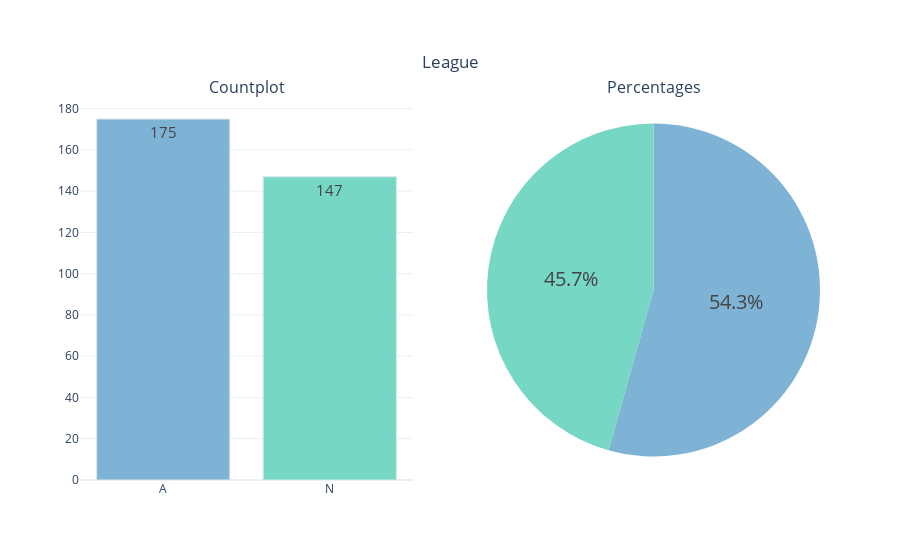
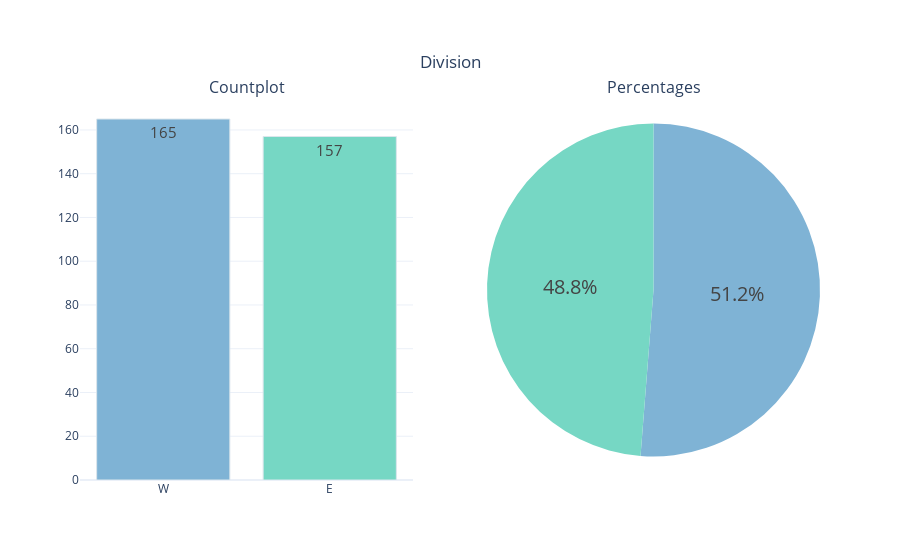
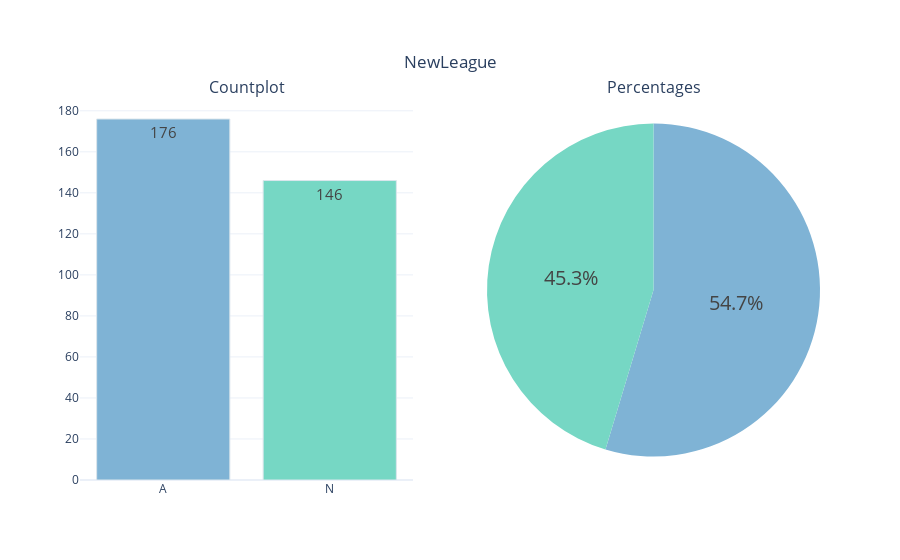

Notebook code cell kept with these figures, in order:
### Markdown cell above
# Analysis of Categorical Features

### Code cell
def categorical_variable_summary(df, column_name):
    fig = make_subplots(rows=1, cols=2,
                        subplot_titles=('Countplot', 'Percentages'),
                        specs=[[{"type": "xy"}, {'type': 'domain'}]])

    fig.add_trace(go.Bar(y=df[column_name].value_counts().values.tolist(),
                         x=[str(i) for i in df[column_name].value_counts().index],
                         text=df[column_name].value_counts().values.tolist(),
                         textfont=dict(size=15),
                         name=column_name,
                         textposition='auto',
                         showlegend=False,
                         marker=dict(color=cat_feat_constraints,
                                     line=dict(color='#DBE6EC',
                                               width=1))),
                  row=1, col=1)

    fig.add_trace(go.Pie(labels=df[column_name].value_counts().keys(),
                         values=df[column_name].value_counts().values,
                         textfont=dict(size=20),
                         textposition='auto',
                         showlegend=False,
                         name=column_name,
                         marker=dict(colors=cat_feat_constraints)),
                  row=1, col=2)

    fig.update_layout(title={'text': column_name,
                             'y': 0.9,
                             'x': 0.5,
                             'xanchor': 'center',
                             'yanchor': 'top'},
                      template='plotly_white')

    iplot(fig)

for col in cat_cols:
    categorical_variable_summary(df, col)

### Figure 1 — Plotly figure (JSON) as saved in the notebook; plotly's stock layout.template omitted (floating-point values rounded to 4 significant figures)
{"data": [{"marker": {"color": ["#7FB3D5", "#76D7C4", "#F7DC6F", "#85929E", "#283747"], "line": {"color": "#DBE6EC", "width": 1}}, "name": "League", "showlegend": false, "text": ["175", "147"], "textfont": {"size": 15}, "textposition": "auto", "type": "bar", "x": ["A", "N"], "xaxis": "x", "y": [175, 147], "yaxis": "y"}, {"domain": {"x": [0.55, 1], "y": [0, 1]}, "labels": ["A", "N"], "marker": {"colors": ["#7FB3D5", "#76D7C4", "#F7DC6F", "#85929E", "#283747"]}, "name": "League", "showlegend": false, "textfont": {"size": 20}, "textposition": "auto", "type": "pie", "values": [175, 147]}], "layout": {"annotations": [{"font": {"size": 16}, "showarrow": false, "text": "Countplot", "x": 0.225, "xanchor": "center", "xref": "paper", "y": 1, "yanchor": "bottom", "yref": "paper"}, {"font": {"size": 16}, "showarrow": false, "text": "Percentages", "x": 0.775, "xanchor": "center", "xref": "paper", "y": 1, "yanchor": "bottom", "yref": "paper"}], "title": {"text": "League", "x": 0.5, "xanchor": "center", "y": 0.9, "yanchor": "top"}, "xaxis": {"anchor": "y", "domain": [0, 0.45]}, "yaxis": {"anchor": "x", "domain": [0, 1]}}}

### Figure 2 — Plotly figure (JSON) as saved in the notebook; plotly's stock layout.template omitted (floating-point values rounded to 4 significant figures)
{"data": [{"marker": {"color": ["#7FB3D5", "#76D7C4", "#F7DC6F", "#85929E", "#283747"], "line": {"color": "#DBE6EC", "width": 1}}, "name": "Division", "showlegend": false, "text": ["165", "157"], "textfont": {"size": 15}, "textposition": "auto", "type": "bar", "x": ["W", "E"], "xaxis": "x", "y": [165, 157], "yaxis": "y"}, {"domain": {"x": [0.55, 1], "y": [0, 1]}, "labels": ["W", "E"], "marker": {"colors": ["#7FB3D5", "#76D7C4", "#F7DC6F", "#85929E", "#283747"]}, "name": "Division", "showlegend": false, "textfont": {"size": 20}, "textposition": "auto", "type": "pie", "values": [165, 157]}], "layout": {"annotations": [{"font": {"size": 16}, "showarrow": false, "text": "Countplot", "x": 0.225, "xanchor": "center", "xref": "paper", "y": 1, "yanchor": "bottom", "yref": "paper"}, {"font": {"size": 16}, "showarrow": false, "text": "Percentages", "x": 0.775, "xanchor": "center", "xref": "paper", "y": 1, "yanchor": "bottom", "yref": "paper"}], "title": {"text": "Division", "x": 0.5, "xanchor": "center", "y": 0.9, "yanchor": "top"}, "xaxis": {"anchor": "y", "domain": [0, 0.45]}, "yaxis": {"anchor": "x", "domain": [0, 1]}}}

### Figure 3 — Plotly figure (JSON) as saved in the notebook; plotly's stock layout.template omitted (floating-point values rounded to 4 significant figures)
{"data": [{"marker": {"color": ["#7FB3D5", "#76D7C4", "#F7DC6F", "#85929E", "#283747"], "line": {"color": "#DBE6EC", "width": 1}}, "name": "NewLeague", "showlegend": false, "text": ["176", "146"], "textfont": {"size": 15}, "textposition": "auto", "type": "bar", "x": ["A", "N"], "xaxis": "x", "y": [176, 146], "yaxis": "y"}, {"domain": {"x": [0.55, 1], "y": [0, 1]}, "labels": ["A", "N"], "marker": {"colors": ["#7FB3D5", "#76D7C4", "#F7DC6F", "#85929E", "#283747"]}, "name": "NewLeague", "showlegend": false, "textfont": {"size": 20}, "textposition": "auto", "type": "pie", "values": [176, 146]}], "layout": {"annotations": [{"font": {"size": 16}, "showarrow": false, "text": "Countplot", "x": 0.225, "xanchor": "center", "xref": "paper", "y": 1, "yanchor": "bottom", "yref": "paper"}, {"font": {"size": 16}, "showarrow": false, "text": "Percentages", "x": 0.775, "xanchor": "center", "xref": "paper", "y": 1, "yanchor": "bottom", "yref": "paper"}], "title": {"text": "NewLeague", "x": 0.5, "xanchor": "center", "y": 0.9, "yanchor": "top"}, "xaxis": {"anchor": "y", "domain": [0, 0.45]}, "yaxis": {"anchor": "x", "domain": [0, 1]}}}
